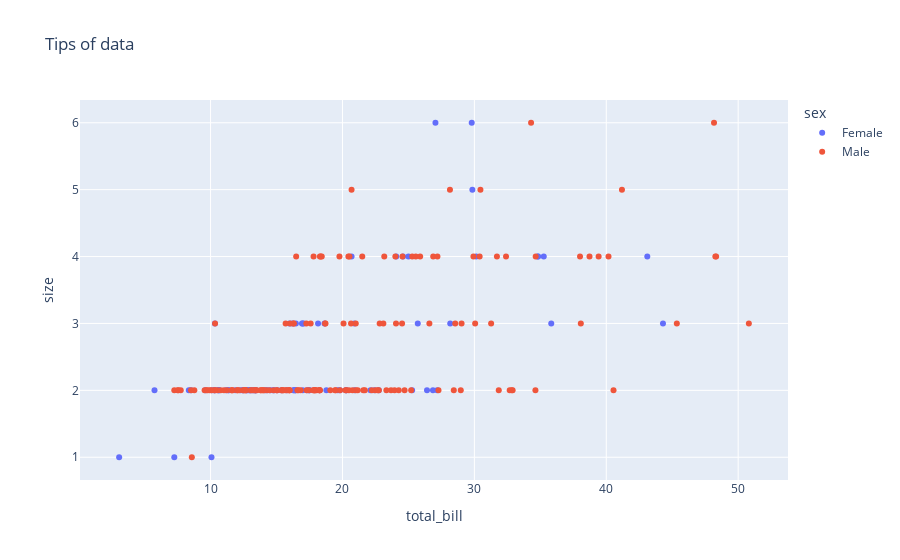

Here is the notebook cell this chart was saved with:
### Markdown cell above
# 03 Scatter Plot

### Code cell
# Scatter plot
fig = px.scatter(df, x="total_bill", y="size" , title="Tips of data", color="sex")
fig.show()

### Figure 1 — Plotly figure (JSON) as saved in the notebook; plotly's stock layout.template omitted (floating-point values rounded to 4 significant figures; data arrays with more than 128 entries replaced by an {"elided": "..."} marker saying what was removed)
{"data": [{"hovertemplate": "sex=Female<br>total_bill=%{x}<br>size=%{y}<extra></extra>", "legendgroup": "Female", "marker": {"color": "#636efa", "symbol": "circle"}, "mode": "markers", "name": "Female", "orientation": "v", "showlegend": true, "type": "scatter", "x": [16.99, 24.59, 35.26, 14.83, 10.33, 16.97, 20.29, 15.77, 19.65, 15.06, 20.69, 16.93, 10.29, 34.81, 26.41, 16.45, 3.07, 17.07, 26.86, 25.28, 14.73, 10.07, 34.83, 5.75, 16.32, 22.75, 11.35, 15.38, 44.3, 22.42, 20.92, 14.31, 7.25, 25.71, 17.31, 10.65, 12.43, 24.08, 13.42, 12.48, 29.8, 14.52, 11.38, 20.27, 11.17, 12.26, 18.26, 8.51, 10.33, 14.15, 13.16, 17.47, 27.05, 16.43, 8.35, 18.64, 11.87, 29.85, 25, 13.39, 16.21, 17.51, 10.59, 10.63, 9.6, 20.9, 18.15, 19.81, 43.11, 13, 12.74, 13, 16.4, 16.47, 12.76, 13.27, 28.17, 12.9, 30.14, 13.42, 15.98, 16.27, 10.09, 22.12, 35.83, 27.18, 18.78], "xaxis": "x", "y": [2, 4, 4, 2, 3, 3, 2, 2, 2, 2, 4, 3, 2, 4, 2, 2, 1, 3, 2, 2, 2, 1, 4, 2, 2, 2, 2, 2, 3, 2, 2, 2, 1, 3, 2, 2, 2, 4, 2, 2, 6, 2, 2, 2, 2, 2, 2, 2, 2, 2, 2, 2, 6, 2, 2, 3, 2, 5, 4, 2, 3, 2, 2, 2, 2, 3, 3, 2, 4, 2, 2, 2, 2, 3, 2, 2, 3, 2, 4, 2, 3, 2, 2, 2, 3, 2, 2], "yaxis": "y"}, {"hovertemplate": "sex=Male<br>total_bill=%{x}<br>size=%{y}<extra></extra>", "legendgroup": "Male", "marker": {"color": "#EF553B", "symbol": "circle"}, "mode": "markers", "name": "Male", "orientation": "v", "showlegend": true, "type": "scatter", "x": {"elided": "157 float values"}, "xaxis": "x", "y": {"elided": "157 int values"}, "yaxis": "y"}], "layout": {"legend": {"title": {"text": "sex"}, "tracegroupgap": 0}, "title": {"text": "Tips of data"}, "xaxis": {"anchor": "y", "domain": [0, 1], "title": {"text": "total_bill"}}, "yaxis": {"anchor": "x", "domain": [0, 1], "title": {"text": "size"}}}}
